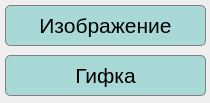
<?xml version="1.0" encoding="UTF-8"?>
<ui version="4.0">
 <class>Save</class>
 <widget class="QDialog" name="Save">
  <property name="geometry">
   <rect>
    <x>0</x>
    <y>0</y>
    <width>210</width>
    <height>103</height>
   </rect>
  </property>
  <property name="windowTitle">
   <string/>
  </property>
  <widget class="QPushButton" name="image">
   <property name="geometry">
    <rect>
     <x>5</x>
     <y>5</y>
     <width>201</width>
     <height>41</height>
    </rect>
   </property>
   <property name="font">
    <font>
     <pointsize>16</pointsize>
    </font>
   </property>
   <property name="styleSheet">
    <string notr="true">QPushButton{
background-color: rgb(169, 217, 215);
border: 1px solid gray;
border-radius: 5px;
color: black;
}

QPushButton:pressed {
    background-color: rgb(228, 226, 229);
}</string>
   </property>
   <property name="text">
    <string>Изображение</string>
   </property>
  </widget>
  <widget class="QPushButton" name="gif">
   <property name="geometry">
    <rect>
     <x>5</x>
     <y>55</y>
     <width>201</width>
     <height>41</height>
    </rect>
   </property>
   <property name="font">
    <font>
     <pointsize>16</pointsize>
    </font>
   </property>
   <property name="styleSheet">
    <string notr="true">QPushButton{
background-color: rgb(169, 217, 215);
border: 1px solid gray;
border-radius: 5px;
color: black;
}

QPushButton:pressed {
    background-color: rgb(228, 226, 229);
}</string>
   </property>
   <property name="text">
    <string>Гифка</string>
   </property>
  </widget>
 </widget>
 <resources/>
 <connections/>
</ui>
